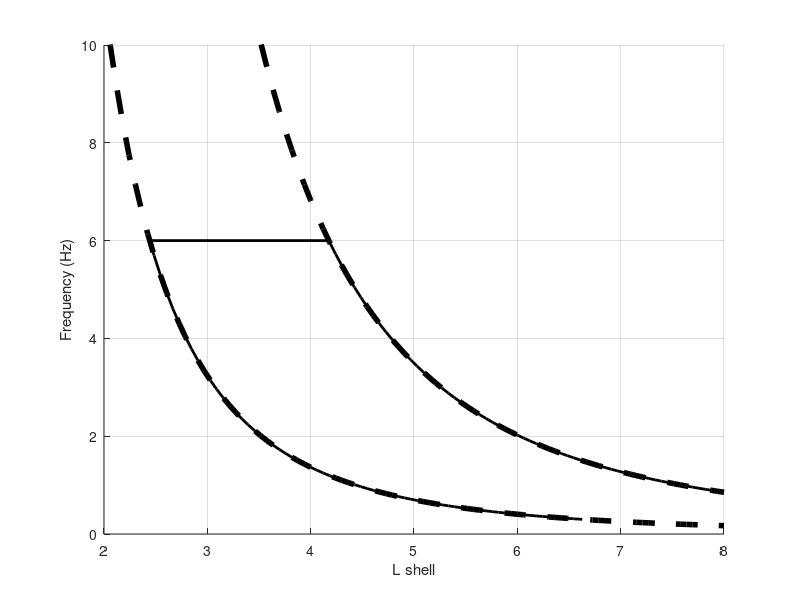

Write MATLAB code to recreate this figure. (Note: this script raises an error after producing the figure.)
function plot_fheq_vs_l_simple
% Function to plot a simple "expected chorus region" in fHeq vs. l,
% assuming a generation region between 0.1 and 0.5 fHeq

%% Setup
L_NPTS = 1e2;
f_max = 10; % kHz
f_max_palmer = 6; % max frequency seen at Palmer, kHz
f_min_palmer = 0.3; % min frequency seen at Palmer, kHz

%% Formulae
r_o = 6370e3;
L = linspace(2, 8, L_NPTS);
r_eq = r_o*L;
fHeq = 8.736e5*(r_o./r_eq).^3;
fHeq = fHeq / 1e3; % Convert from Hz to kHz

figure;
hold on;
grid on;


% %% Plot Palmer chorus frequency
% hold on;
% plot(L([1 end]), [0 0], 'k-', 'LineWidth', 2);
% plot(L([1 end]), [6 6], 'k-', 'LineWidth', 2);
% fill(L([1 end end 1]), [0 0 6 6], [1 0.5 0.5]);

%% Plot chorus region
% fill_color = [1 0.5 0.5];
% index_low = 0.1*fHeq < f_max;
% index_high = 0.5*fHeq < f_max;
% fill([L(index_low) fliplr(L(index_high))], [0.1*fHeq(index_low) fliplr(0.5*fHeq(index_high))], fill_color)

%% Plot Palmer chorus frequency
% plot(L([1 end]), [0 0], 'k-', 'LineWidth', 2);
% plot(L([1 end]), [6 6], 'k-', 'LineWidth', 2);
fill_color = [1 0.45 0];

index_low = 0.1*fHeq >= f_min_palmer & 0.1*fHeq <= f_max_palmer;
index_high = 0.5*fHeq >= f_min_palmer & 0.5*fHeq <= f_max_palmer;

x_01 = [interp1(0.1*fHeq, L, f_max_palmer), L(index_low), interp1(0.1*fHeq, L, f_min_palmer)];
x_05 = [interp1(0.5*fHeq, L, f_max_palmer), L(index_high), interp1(0.5*fHeq, L, f_min_palmer)];
y_01 = [f_max_palmer, 0.1*fHeq(index_low), f_min_palmer];
y_05 = [f_max_palmer, 0.5*fHeq(index_high), f_min_palmer];

f = fill([x_01 fliplr(x_05)], [y_01 fliplr(y_05)], fill_color, 'LineWidth', 2);


%% Other stuff
plot(L, 0.1*fHeq, 'k--', 'LineWidth', 4);
plot(L, 0.5*fHeq, 'k--', 'LineWidth', 4);

%% Labels
ylim([0 f_max]);
xlabel('L shell');
ylabel('Frequency (Hz)');

increase_font(gcf, 16);
